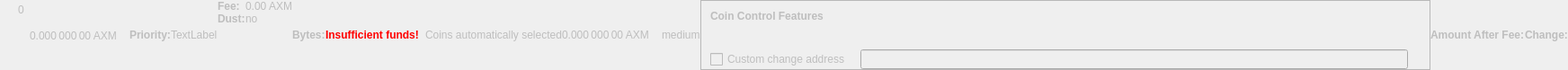
    <widget class="QWidget" name="dummyHideWidget" native="true">
     <property name="enabled">
      <bool>false</bool>
     </property>
     <property name="maximumSize">
      <size>
       <width>100</width>
       <height>22</height>
      </size>
     </property>
     <layout class="QHBoxLayout" name="dummyHideLayout">
      <property name="spacing">
       <number>0</number>
      </property>
      <property name="leftMargin">
       <number>0</number>
      </property>
      <property name="topMargin">
       <number>0</number>
      </property>
      <property name="rightMargin">
       <number>0</number>
      </property>
      <property name="bottomMargin">
       <number>0</number>
      </property>
      <item>
       <layout class="QFormLayout" name="formLayoutCoinControl1">
        <property name="horizontalSpacing">
         <number>10</number>
        </property>
        <property name="verticalSpacing">
         <number>14</number>
        </property>
        <property name="leftMargin">
         <number>10</number>
        </property>
        <property name="topMargin">
         <number>4</number>
        </property>
        <property name="rightMargin">
         <number>6</number>
        </property>
        <item row="0" column="1">
         <widget class="QLabel" name="labelCoinControlBytes">
          <property name="cursor">
           <cursorShape>IBeamCursor</cursorShape>
          </property>
          <property name="contextMenuPolicy">
           <enum>Qt::ActionsContextMenu</enum>
          </property>
          <property name="text">
           <string notr="true">0</string>
          </property>
          <property name="textInteractionFlags">
           <set>Qt::LinksAccessibleByMouse|Qt::TextSelectableByKeyboard|Qt::TextSelectableByMouse</set>
          </property>
         </widget>
        </item>
       </layout>
      </item>
      <item>
       <widget class="QLabel" name="labelCoinControlAfterFee">
        <property name="enabled">
         <bool>false</bool>
        </property>
        <property name="sizePolicy">
         <sizepolicy hsizetype="Fixed" vsizetype="Fixed">
          <horstretch>0</horstretch>
          <verstretch>0</verstretch>
         </sizepolicy>
        </property>
        <property name="minimumSize">
         <size>
          <width>111</width>
          <height>12</height>
         </size>
        </property>
        <property name="maximumSize">
         <size>
          <width>111</width>
          <height>12</height>
         </size>
        </property>
        <property name="cursor">
         <cursorShape>IBeamCursor</cursorShape>
        </property>
        <property name="contextMenuPolicy">
         <enum>Qt::ActionsContextMenu</enum>
        </property>
        <property name="text">
         <string notr="true">0.000 000 00 AXM</string>
        </property>
        <property name="textInteractionFlags">
         <set>Qt::LinksAccessibleByMouse|Qt::TextSelectableByKeyboard|Qt::TextSelectableByMouse</set>
        </property>
       </widget>
      </item>
      <item>
       <widget class="QLabel" name="labelCoinControlPriorityText">
        <property name="enabled">
         <bool>false</bool>
        </property>
        <property name="font">
         <font>
          <weight>75</weight>
          <bold>true</bold>
         </font>
        </property>
        <property name="text">
         <string>Priority:</string>
        </property>
       </widget>
      </item>
      <item>
       <layout class="QHBoxLayout" name="horizontalLayout">
        <item>
         <widget class="QLabel" name="WarningLabel">
          <property name="text">
           <string>TextLabel</string>
          </property>
         </widget>
        </item>
       </layout>
      </item>
      <item>
       <layout class="QFormLayout" name="formLayoutCoinControl3">
        <property name="horizontalSpacing">
         <number>0</number>
        </property>
        <property name="verticalSpacing">
         <number>0</number>
        </property>
        <property name="leftMargin">
         <number>0</number>
        </property>
        <property name="topMargin">
         <number>0</number>
        </property>
        <property name="rightMargin">
         <number>0</number>
        </property>
        <item row="0" column="0">
         <widget class="QLabel" name="labelCoinControlFeeText">
          <property name="enabled">
           <bool>false</bool>
          </property>
          <property name="font">
           <font>
            <weight>75</weight>
            <bold>true</bold>
           </font>
          </property>
          <property name="text">
           <string>Fee:</string>
          </property>
          <property name="margin">
           <number>0</number>
          </property>
         </widget>
        </item>
        <item row="0" column="1">
         <widget class="QLabel" name="labelCoinControlFee">
          <property name="enabled">
           <bool>false</bool>
          </property>
          <property name="cursor">
           <cursorShape>IBeamCursor</cursorShape>
          </property>
          <property name="contextMenuPolicy">
           <enum>Qt::ActionsContextMenu</enum>
          </property>
          <property name="text">
           <string notr="true">0.00 AXM</string>
          </property>
          <property name="textInteractionFlags">
           <set>Qt::LinksAccessibleByMouse|Qt::TextSelectableByKeyboard|Qt::TextSelectableByMouse</set>
          </property>
         </widget>
        </item>
        <item row="1" column="0">
         <widget class="QLabel" name="labelCoinControlLowOutputText">
          <property name="enabled">
           <bool>false</bool>
          </property>
          <property name="font">
           <font>
            <weight>75</weight>
            <bold>true</bold>
           </font>
          </property>
          <property name="text">
           <string>Dust:</string>
          </property>
         </widget>
        </item>
        <item row="1" column="1">
         <widget class="QLabel" name="labelCoinControlLowOutput">
          <property name="enabled">
           <bool>false</bool>
          </property>
          <property name="cursor">
           <cursorShape>IBeamCursor</cursorShape>
          </property>
          <property name="contextMenuPolicy">
           <enum>Qt::ActionsContextMenu</enum>
          </property>
          <property name="text">
           <string>no</string>
          </property>
          <property name="textInteractionFlags">
           <set>Qt::LinksAccessibleByMouse|Qt::TextSelectableByKeyboard|Qt::TextSelectableByMouse</set>
          </property>
         </widget>
        </item>
       </layout>
      </item>
      <item>
       <widget class="QLabel" name="labelCoinControlBytesText">
        <property name="enabled">
         <bool>false</bool>
        </property>
        <property name="font">
         <font>
          <weight>75</weight>
          <bold>true</bold>
         </font>
        </property>
        <property name="text">
         <string>Bytes:</string>
        </property>
       </widget>
      </item>
      <item>
       <layout class="QFormLayout" name="formLayoutCoinControl2">
        <property name="horizontalSpacing">
         <number>0</number>
        </property>
        <property name="verticalSpacing">
         <number>0</number>
        </property>
        <property name="leftMargin">
         <number>0</number>
        </property>
        <property name="topMargin">
         <number>0</number>
        </property>
        <property name="rightMargin">
         <number>0</number>
        </property>
       </layout>
      </item>
      <item>
       <layout class="QHBoxLayout" name="horizontalLayoutCoinControl2">
        <property name="spacing">
         <number>0</number>
        </property>
        <property name="bottomMargin">
         <number>0</number>
        </property>
       </layout>
      </item>
      <item>
       <widget class="QLabel" name="labelCoinControlInsuffFunds">
        <property name="enabled">
         <bool>false</bool>
        </property>
        <property name="minimumSize">
         <size>
          <width>0</width>
          <height>0</height>
         </size>
        </property>
        <property name="font">
         <font>
          <weight>75</weight>
          <bold>true</bold>
         </font>
        </property>
        <property name="styleSheet">
         <string notr="true">color:red;font-weight:bold;</string>
        </property>
        <property name="text">
         <string>Insufficient funds!</string>
        </property>
        <property name="margin">
         <number>5</number>
        </property>
       </widget>
      </item>
      <item>
       <layout class="QFormLayout" name="formLayoutCoinControl4">
        <property name="horizontalSpacing">
         <number>0</number>
        </property>
        <property name="verticalSpacing">
         <number>0</number>
        </property>
        <property name="leftMargin">
         <number>0</number>
        </property>
        <property name="topMargin">
         <number>0</number>
        </property>
        <property name="rightMargin">
         <number>0</number>
        </property>
       </layout>
      </item>
      <item>
       <widget class="QLabel" name="labelCoinControlChangeLabel">
        <property name="enabled">
         <bool>false</bool>
        </property>
        <property name="sizePolicy">
         <sizepolicy hsizetype="Preferred" vsizetype="Expanding">
          <horstretch>0</horstretch>
          <verstretch>0</verstretch>
         </sizepolicy>
        </property>
        <property name="minimumSize">
         <size>
          <width>0</width>
          <height>0</height>
         </size>
        </property>
        <property name="text">
         <string/>
        </property>
        <property name="margin">
         <number>3</number>
        </property>
       </widget>
      </item>
      <item>
       <widget class="QLabel" name="labelCoinControlAutomaticallySelected">
        <property name="enabled">
         <bool>false</bool>
        </property>
        <property name="sizePolicy">
         <sizepolicy hsizetype="Fixed" vsizetype="Fixed">
          <horstretch>0</horstretch>
          <verstretch>0</verstretch>
         </sizepolicy>
        </property>
        <property name="minimumSize">
         <size>
          <width>0</width>
          <height>0</height>
         </size>
        </property>
        <property name="maximumSize">
         <size>
          <width>240</width>
          <height>16777215</height>
         </size>
        </property>
        <property name="text">
         <string>Coins automatically selected</string>
        </property>
        <property name="margin">
         <number>5</number>
        </property>
       </widget>
      </item>
      <item>
       <widget class="QLabel" name="labelCoinControlChange">
        <property name="enabled">
         <bool>false</bool>
        </property>
        <property name="sizePolicy">
         <sizepolicy hsizetype="Fixed" vsizetype="Fixed">
          <horstretch>0</horstretch>
          <verstretch>0</verstretch>
         </sizepolicy>
        </property>
        <property name="minimumSize">
         <size>
          <width>111</width>
          <height>0</height>
         </size>
        </property>
        <property name="maximumSize">
         <size>
          <width>111</width>
          <height>16777215</height>
         </size>
        </property>
        <property name="cursor">
         <cursorShape>IBeamCursor</cursorShape>
        </property>
        <property name="contextMenuPolicy">
         <enum>Qt::ActionsContextMenu</enum>
        </property>
        <property name="text">
         <string notr="true">0.000 000 00 AXM</string>
        </property>
        <property name="textInteractionFlags">
         <set>Qt::LinksAccessibleByMouse|Qt::TextSelectableByKeyboard|Qt::TextSelectableByMouse</set>
        </property>
       </widget>
      </item>
      <item>
       <widget class="QLabel" name="labelCoinControlPriority">
        <property name="enabled">
         <bool>false</bool>
        </property>
        <property name="cursor">
         <cursorShape>IBeamCursor</cursorShape>
        </property>
        <property name="contextMenuPolicy">
         <enum>Qt::ActionsContextMenu</enum>
        </property>
        <property name="text">
         <string>medium</string>
        </property>
        <property name="textInteractionFlags">
         <set>Qt::LinksAccessibleByMouse|Qt::TextSelectableByKeyboard|Qt::TextSelectableByMouse</set>
        </property>
       </widget>
      </item>
      <item>
       <widget class="QFrame" name="frameCoinControl">
        <property name="sizePolicy">
         <sizepolicy hsizetype="Expanding" vsizetype="Expanding">
          <horstretch>0</horstretch>
          <verstretch>0</verstretch>
         </sizepolicy>
        </property>
        <property name="maximumSize">
         <size>
          <width>16777215</width>
          <height>16777215</height>
         </size>
        </property>
        <property name="frameShape">
         <enum>QFrame::StyledPanel</enum>
        </property>
        <property name="frameShadow">
         <enum>QFrame::Sunken</enum>
        </property>
        <layout class="QVBoxLayout" name="verticalLayoutCoinControl2_2">
         <property name="spacing">
          <number>0</number>
         </property>
         <property name="leftMargin">
          <number>0</number>
         </property>
         <property name="topMargin">
          <number>0</number>
         </property>
         <property name="rightMargin">
          <number>0</number>
         </property>
         <property name="bottomMargin">
          <number>0</number>
         </property>
         <item>
          <layout class="QVBoxLayout" name="verticalLayoutCoinControl" stretch="0,0,0,1">
           <property name="spacing">
            <number>0</number>
           </property>
           <property name="leftMargin">
            <number>10</number>
           </property>
           <property name="topMargin">
            <number>10</number>
           </property>
           <item>
            <layout class="QHBoxLayout" name="horizontalLayoutCoinControl1">
             <property name="bottomMargin">
              <number>15</number>
             </property>
             <item>
              <widget class="QLabel" name="labelCoinControlFeatures">
               <property name="enabled">
                <bool>false</bool>
               </property>
               <property name="sizePolicy">
                <sizepolicy hsizetype="Preferred" vsizetype="Maximum">
                 <horstretch>0</horstretch>
                 <verstretch>0</verstretch>
                </sizepolicy>
               </property>
               <property name="font">
                <font>
                 <weight>75</weight>
                 <bold>true</bold>
                </font>
               </property>
               <property name="styleSheet">
                <string notr="true">font-weight:bold;</string>
               </property>
               <property name="text">
                <string>Coin Control Features</string>
               </property>
              </widget>
             </item>
            </layout>
           </item>
           <item>
            <widget class="QWidget" name="widgetCoinControl" native="true">
             <property name="sizePolicy">
              <sizepolicy hsizetype="Preferred" vsizetype="Preferred">
               <horstretch>0</horstretch>
               <verstretch>0</verstretch>
              </sizepolicy>
             </property>
             <property name="minimumSize">
              <size>
               <width>0</width>
               <height>0</height>
              </size>
             </property>
             <property name="styleSheet">
              <string notr="true"/>
             </property>
             <layout class="QHBoxLayout" name="horizontalLayoutCoinControl5_2">
              <property name="leftMargin">
               <number>0</number>
              </property>
              <property name="topMargin">
               <number>0</number>
              </property>
              <property name="rightMargin">
               <number>0</number>
              </property>
              <property name="bottomMargin">
               <number>0</number>
              </property>
              <item>
               <layout class="QHBoxLayout" name="horizontalLayoutCoinControl3">
                <property name="spacing">
                 <number>20</number>
                </property>
                <property name="topMargin">
                 <number>0</number>
                </property>
                <property name="bottomMargin">
                 <number>10</number>
                </property>
               </layout>
              </item>
             </layout>
            </widget>
           </item>
           <item>
            <layout class="QHBoxLayout" name="horizontalLayoutCoinControl4" stretch="0,0,0">
             <property name="spacing">
              <number>12</number>
             </property>
             <property name="sizeConstraint">
              <enum>QLayout::SetDefaultConstraint</enum>
             </property>
             <property name="topMargin">
              <number>5</number>
             </property>
             <property name="rightMargin">
              <number>5</number>
             </property>
             <item>
              <widget class="QCheckBox" name="checkBoxCoinControlChange">
               <property name="enabled">
                <bool>false</bool>
               </property>
               <property name="toolTip">
                <string>If this is activated, but the change address is empty or invalid, change will be sent to a newly generated address.</string>
               </property>
               <property name="text">
                <string>Custom change address</string>
               </property>
              </widget>
             </item>
             <item>
              <widget class="QValidatedLineEdit" name="lineEditCoinControlChange">
               <property name="enabled">
                <bool>false</bool>
               </property>
               <property name="sizePolicy">
                <sizepolicy hsizetype="Expanding" vsizetype="Fixed">
                 <horstretch>0</horstretch>
                 <verstretch>0</verstretch>
                </sizepolicy>
               </property>
              </widget>
             </item>
             <item>
              <widget class="QLabel" name="labelCoinControlChangeLabel_2">
               <property name="sizePolicy">
                <sizepolicy hsizetype="Preferred" vsizetype="Expanding">
                 <horstretch>0</horstretch>
                 <verstretch>0</verstretch>
                </sizepolicy>
               </property>
               <property name="minimumSize">
                <size>
                 <width>0</width>
                 <height>0</height>
                </size>
               </property>
               <property name="text">
                <string/>
               </property>
               <property name="margin">
                <number>3</number>
               </property>
              </widget>
             </item>
            </layout>
           </item>
           <item>
            <spacer name="verticalSpacerCoinControl">
             <property name="orientation">
              <enum>Qt::Vertical</enum>
             </property>
             <property name="sizeHint" stdset="0">
              <size>
               <width>800</width>
               <height>1</height>
              </size>
             </property>
            </spacer>
           </item>
          </layout>
         </item>
        </layout>
       </widget>
      </item>
      <item>
       <widget class="QLabel" name="labelCoinControlAfterFeeText">
        <property name="enabled">
         <bool>false</bool>
        </property>
        <property name="minimumSize">
         <size>
          <width>0</width>
          <height>0</height>
         </size>
        </property>
        <property name="maximumSize">
         <size>
          <width>16777215</width>
          <height>16777215</height>
         </size>
        </property>
        <property name="font">
         <font>
          <weight>75</weight>
          <bold>true</bold>
         </font>
        </property>
        <property name="text">
         <string>Amount After Fee:</string>
        </property>
        <property name="alignment">
         <set>Qt::AlignLeading|Qt::AlignLeft|Qt::AlignVCenter</set>
        </property>
        <property name="margin">
         <number>0</number>
        </property>
       </widget>
      </item>
      <item>
       <widget class="QLabel" name="labelCoinControlChangeText">
        <property name="enabled">
         <bool>false</bool>
        </property>
        <property name="sizePolicy">
         <sizepolicy hsizetype="Preferred" vsizetype="Preferred">
          <horstretch>0</horstretch>
          <verstretch>0</verstretch>
         </sizepolicy>
        </property>
        <property name="minimumSize">
         <size>
          <width>0</width>
          <height>0</height>
         </size>
        </property>
        <property name="maximumSize">
         <size>
          <width>16777215</width>
          <height>16777215</height>
         </size>
        </property>
        <property name="font">
         <font>
          <weight>75</weight>
          <bold>true</bold>
         </font>
        </property>
        <property name="text">
         <string>Change:</string>
        </property>
        <property name="alignment">
         <set>Qt::AlignLeading|Qt::AlignLeft|Qt::AlignVCenter</set>
        </property>
       </widget>
      </item>
     </layout>
    </widget>
